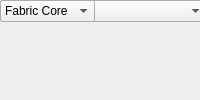
<?xml version="1.0" encoding="UTF-8"?>
<ui version="4.0">
 <class>MainWindow</class>
 <widget class="QMainWindow" name="MainWindow">
  <property name="windowTitle"><string>Convert</string></property>
  <widget class="QWidget" name="centralwidget">
   <!-- NOTE: this is a simplified structural mirror of the generated
        <module>_ui.py, not a full round-trip Designer file. Regenerate
        both from the same spec if you need to edit layout by hand. -->
       <widget class="QLabel" name="label_n_bits_in">
     <property name="text"><string>Bit Width In (added for Xcos; not a casper_library mask param)</string></property>
    </widget>
       <widget class="QSpinBox" name="n_bits_in"/>
       <widget class="QLabel" name="label_bin_pt_in">
     <property name="text"><string>Binary Point In</string></property>
    </widget>
       <widget class="QSpinBox" name="bin_pt_in"/>
       <widget class="QLabel" name="label_n_bits_out">
     <property name="text"><string>Bit Width Out</string></property>
    </widget>
       <widget class="QSpinBox" name="n_bits_out"/>
       <widget class="QLabel" name="label_bin_pt_out">
     <property name="text"><string>Binary Point Out</string></property>
    </widget>
       <widget class="QSpinBox" name="bin_pt_out"/>
       <widget class="QLabel" name="label_quantization">
     <property name="text"><string>Quantization</string></property>
    </widget>
       <widget class="QComboBox" name="quantization">
     <item><property name="text"><string>Truncate</string></property></item>
     <item><property name="text"><string>Round  (unbiased: +/- Inf)</string></property></item>
     <item><property name="text"><string>Round  (unbiased: Even Values)</string></property></item>
     <item><property name="text"><string>Round  (unbiased: Zero)</string></property></item>
     <item><property name="text"><string>Round  (unbiased: Odd Values)</string></property></item>
     <item><property name="text"><string>Round  (biased: Up)</string></property></item>
     <item><property name="text"><string>Round  (biased: Down)</string></property></item>
    </widget>
       <widget class="QLabel" name="label_overflow">
     <property name="text"><string>Overflow</string></property>
    </widget>
       <widget class="QComboBox" name="overflow">
     <item><property name="text"><string>Wrap</string></property></item>
     <item><property name="text"><string>Saturate</string></property></item>
    </widget>
       <widget class="QLabel" name="label_csp_latency">
     <property name="text"><string>Latency</string></property>
    </widget>
       <widget class="QSpinBox" name="csp_latency"/>
       <widget class="QLabel" name="label_implementation">
     <property name="text"><string>Implementation</string></property>
    </widget>
       <widget class="QComboBox" name="implementation">
     <item><property name="text"><string>Fabric Core</string></property></item>
     <item><property name="text"><string>DSP Core</string></property></item>
     <item><property name="text"><string>Behavioural</string></property></item>
    </widget>
  </widget>
 </widget>
 <resources/>
 <connections/>
</ui>
